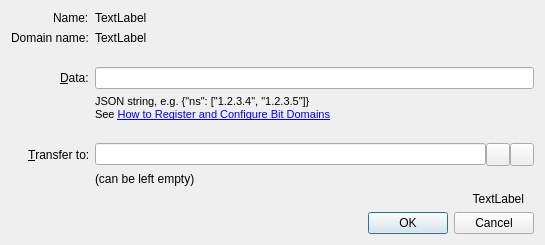
<?xml version="1.0" encoding="UTF-8"?>
<ui version="4.0">
 <class>ConfigureNameDialog</class>
 <widget class="QDialog" name="ConfigureNameDialog">
  <property name="geometry">
   <rect>
    <x>0</x>
    <y>0</y>
    <width>545</width>
    <height>245</height>
   </rect>
  </property>
  <property name="sizePolicy">
   <sizepolicy hsizetype="Preferred" vsizetype="Preferred">
    <horstretch>0</horstretch>
    <verstretch>0</verstretch>
   </sizepolicy>
  </property>
  <property name="windowTitle">
   <string>Configure Name</string>
  </property>
  <layout class="QVBoxLayout" name="verticalLayout">
   <item>
    <layout class="QFormLayout" name="formLayout">
     <property name="fieldGrowthPolicy">
      <enum>QFormLayout::AllNonFixedFieldsGrow</enum>
     </property>
     <property name="labelAlignment">
      <set>Qt::AlignRight|Qt::AlignTrailing|Qt::AlignVCenter</set>
     </property>
     <item row="1" column="0">
      <widget class="QLabel" name="label_2">
       <property name="text">
        <string>Name:</string>
       </property>
       <property name="buddy">
        <cstring>dataEdit</cstring>
       </property>
      </widget>
     </item>
     <item row="1" column="1">
      <widget class="QLabel" name="labelName">
       <property name="text">
        <string notr="true">TextLabel</string>
       </property>
      </widget>
     </item>
     <item row="4" column="0">
      <widget class="QLabel" name="label">
       <property name="text">
        <string>&amp;Data:</string>
       </property>
       <property name="alignment">
        <set>Qt::AlignLeading|Qt::AlignLeft|Qt::AlignVCenter</set>
       </property>
       <property name="buddy">
        <cstring>dataEdit</cstring>
       </property>
      </widget>
     </item>
     <item row="4" column="1">
      <widget class="QLineEdit" name="dataEdit">
       <property name="toolTip">
        <string>Enter JSON string that will be associated with the name</string>
       </property>
      </widget>
     </item>
     <item row="5" column="1">
      <widget class="QLabel" name="label_4">
       <property name="text">
        <string>&lt;!DOCTYPE HTML PUBLIC &quot;-//W3C//DTD HTML 4.0//EN&quot; &quot;http://www.w3.org/TR/REC-html40/strict.dtd&quot;&gt;
&lt;html&gt;&lt;head&gt;&lt;meta name=&quot;qrichtext&quot; content=&quot;1&quot; /&gt;&lt;style type=&quot;text/css&quot;&gt;
p, li { white-space: pre-wrap; }
&lt;/style&gt;&lt;/head&gt;&lt;body style=&quot; font-family:'MS Shell Dlg 2'; font-size:8pt; font-weight:400; font-style:normal;&quot;&gt;
&lt;p style=&quot; margin:0px; -qt-block-indent:0; text-indent:0px;&quot;&gt;JSON string, e.g. {&amp;quot;ns&amp;quot;: [&amp;quot;1.2.3.4&amp;quot;, &amp;quot;1.2.3.5&amp;quot;]}&lt;/p&gt;
&lt;p style=&quot; margin:0px; -qt-block-indent:0; text-indent:0px;&quot;&gt;See &lt;a href=&quot;https://wiki.doichain.info/index.php?title=Register_and_Configure_.bit_Domains&quot;&gt;&lt;span style=&quot; text-decoration: underline; color:#0000ff;&quot;&gt;How to Register and Configure Bit Domains&lt;/span&gt;&lt;/a&gt;&lt;/p&gt;&lt;/body&gt;&lt;/html&gt;</string>
       </property>
      </widget>
     </item>
     <item row="7" column="0">
      <widget class="QLabel" name="labelTransferTo">
       <property name="text">
        <string>&amp;Transfer to:</string>
       </property>
       <property name="buddy">
        <cstring>transferTo</cstring>
       </property>
      </widget>
     </item>
     <item row="7" column="1">
      <layout class="QHBoxLayout" name="transferToLayout">
       <property name="spacing">
        <number>0</number>
       </property>
       <property name="sizeConstraint">
        <enum>QLayout::SetDefaultConstraint</enum>
       </property>
       <item>
        <widget class="QValidatedLineEdit" name="transferTo">
         <property name="toolTip">
          <string>The Doichain address to transfer domain to
(e.g. N1KHAL5C1CRzy58NdJwp1tbLze3XrkFxx9).
Leave empty, if not needed.</string>
         </property>
         <property name="maxLength">
          <number>34</number>
         </property>
        </widget>
       </item>
       <item>
        <widget class="QToolButton" name="addressBookButton">
         <property name="toolTip">
          <string>Choose address from address book</string>
         </property>
         <property name="text">
          <string/>
         </property>
         <property name="icon">
          <iconset resource="../bitcoin.qrc">
           <normaloff>:/icons/address-book</normaloff>:/icons/address-book</iconset>
         </property>
         <property name="shortcut">
          <string>Alt+A</string>
         </property>
        </widget>
       </item>
       <item>
        <widget class="QToolButton" name="pasteButton">
         <property name="toolTip">
          <string>Paste address from clipboard</string>
         </property>
         <property name="text">
          <string/>
         </property>
         <property name="icon">
          <iconset resource="../bitcoin.qrc">
           <normaloff>:/icons/editpaste</normaloff>:/icons/editpaste</iconset>
         </property>
         <property name="shortcut">
          <string>Alt+P</string>
         </property>
        </widget>
       </item>
      </layout>
     </item>
     <item row="6" column="1">
      <spacer name="verticalSpacer">
       <property name="orientation">
        <enum>Qt::Vertical</enum>
       </property>
       <property name="sizeHint" stdset="0">
        <size>
         <width>20</width>
         <height>16</height>
        </size>
       </property>
      </spacer>
     </item>
     <item row="2" column="0">
      <widget class="QLabel" name="label_3">
       <property name="text">
        <string>Domain name:</string>
       </property>
      </widget>
     </item>
     <item row="2" column="1">
      <widget class="QLabel" name="labelDomain">
       <property name="text">
        <string notr="true">TextLabel</string>
       </property>
      </widget>
     </item>
     <item row="3" column="1">
      <spacer name="verticalSpacer_2">
       <property name="orientation">
        <enum>Qt::Vertical</enum>
       </property>
       <property name="sizeHint" stdset="0">
        <size>
         <width>20</width>
         <height>16</height>
        </size>
       </property>
      </spacer>
     </item>
     <item row="8" column="1">
      <widget class="QLabel" name="labelTransferToHint">
       <property name="text">
        <string>(can be left empty)</string>
       </property>
      </widget>
     </item>
    </layout>
   </item>
   <item>
    <widget class="QLabel" name="labelSubmitHint">
     <property name="text">
      <string notr="true">TextLabel</string>
     </property>
     <property name="alignment">
      <set>Qt::AlignRight|Qt::AlignTrailing|Qt::AlignVCenter</set>
     </property>
     <property name="margin">
      <number>10</number>
     </property>
     <property name="indent">
      <number>10</number>
     </property>
    </widget>
   </item>
   <item>
    <layout class="QHBoxLayout" name="horizontalLayout">
     <item>
      <spacer name="horizontalSpacer">
       <property name="orientation">
        <enum>Qt::Horizontal</enum>
       </property>
       <property name="sizeHint" stdset="0">
        <size>
         <width>40</width>
         <height>20</height>
        </size>
       </property>
      </spacer>
     </item>
     <item>
      <widget class="QDialogButtonBox" name="buttonBox">
       <property name="sizePolicy">
        <sizepolicy hsizetype="Maximum" vsizetype="Fixed">
         <horstretch>0</horstretch>
         <verstretch>0</verstretch>
        </sizepolicy>
       </property>
       <property name="orientation">
        <enum>Qt::Horizontal</enum>
       </property>
       <property name="standardButtons">
        <set>QDialogButtonBox::Cancel|QDialogButtonBox::Ok</set>
       </property>
      </widget>
     </item>
    </layout>
   </item>
  </layout>
 </widget>
 <customwidgets>
  <customwidget>
   <class>QValidatedLineEdit</class>
   <extends>QLineEdit</extends>
   <header>../../src/qt/qvalidatedlineedit.h</header>
  </customwidget>
 </customwidgets>
 <resources>
  <include location="../bitcoin.qrc"/>
 </resources>
 <connections>
  <connection>
   <sender>buttonBox</sender>
   <signal>accepted()</signal>
   <receiver>ConfigureNameDialog</receiver>
   <slot>accept()</slot>
   <hints>
    <hint type="sourcelabel">
     <x>248</x>
     <y>254</y>
    </hint>
    <hint type="destinationlabel">
     <x>157</x>
     <y>274</y>
    </hint>
   </hints>
  </connection>
  <connection>
   <sender>buttonBox</sender>
   <signal>rejected()</signal>
   <receiver>ConfigureNameDialog</receiver>
   <slot>reject()</slot>
   <hints>
    <hint type="sourcelabel">
     <x>316</x>
     <y>260</y>
    </hint>
    <hint type="destinationlabel">
     <x>286</x>
     <y>274</y>
    </hint>
   </hints>
  </connection>
 </connections>
</ui>
